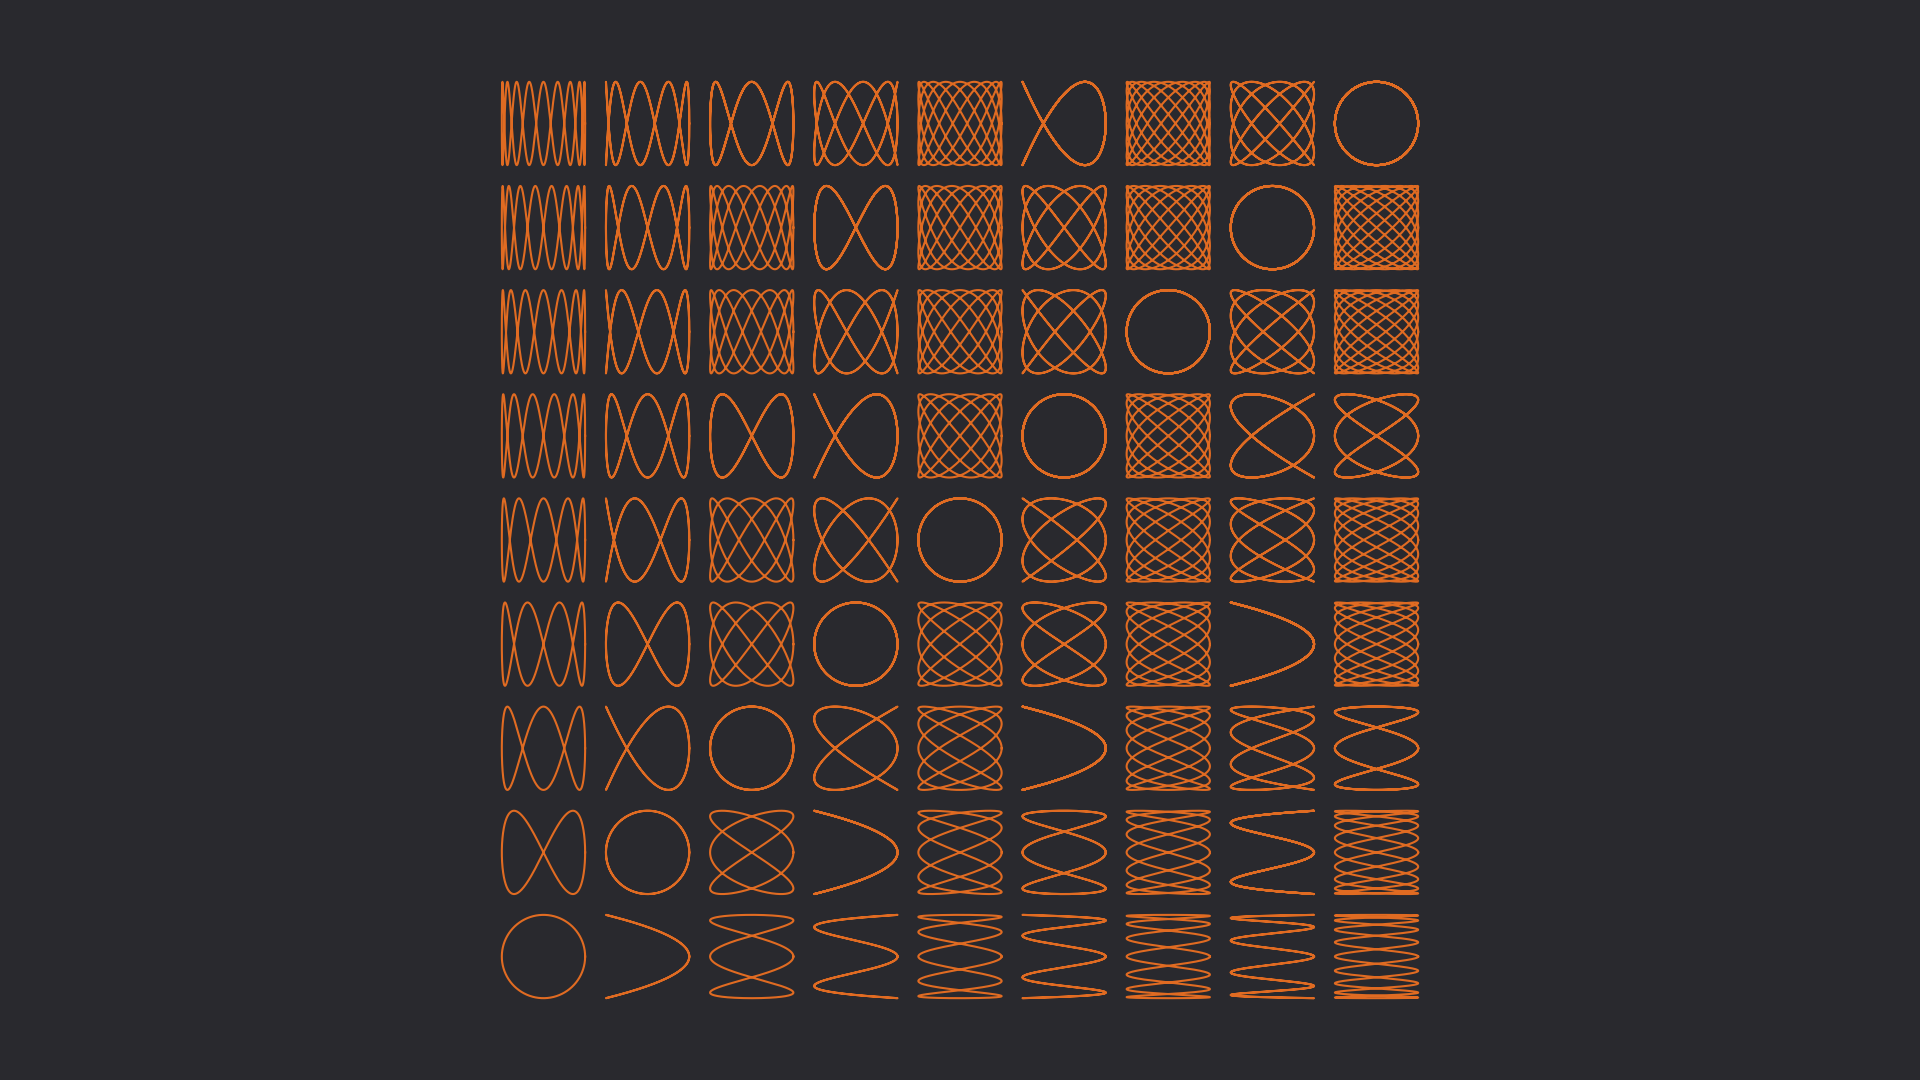

The script that drew this image:
from pathlib import Path

import numpy as np

from template_plt import plt


def main() -> None:
    fp: Path = Path(__file__).resolve().with_suffix(".png")
    c0: str = "#29292E"
    c1: str = "#E06B22"
    t: np.ndarray = np.linspace(0.0, 2.0*np.pi, 10001, endpoint=True)
    fig: plt.Figure
    ax: plt.Axes
    fig, ax = plt.subplots()
    for i in range(1, 10):
        c: np.ndarray = np.cos(t*i)
        for j in range(1, 10):
            s: np.ndarray = np.sin(t*j)
            ax.plot(c+2.5*i, s+2.5*j, color=c1)
    ax.axis("off")
    ax.set_aspect("equal")
    ax.set_facecolor(c0)
    fig.set_facecolor(c0)
    fig.tight_layout()
    fig.savefig(fp, facecolor=fig.get_facecolor())
    plt.cla()
    plt.clf()
    plt.close(fig)
    return None


if __name__ == "__main__":
    main()
